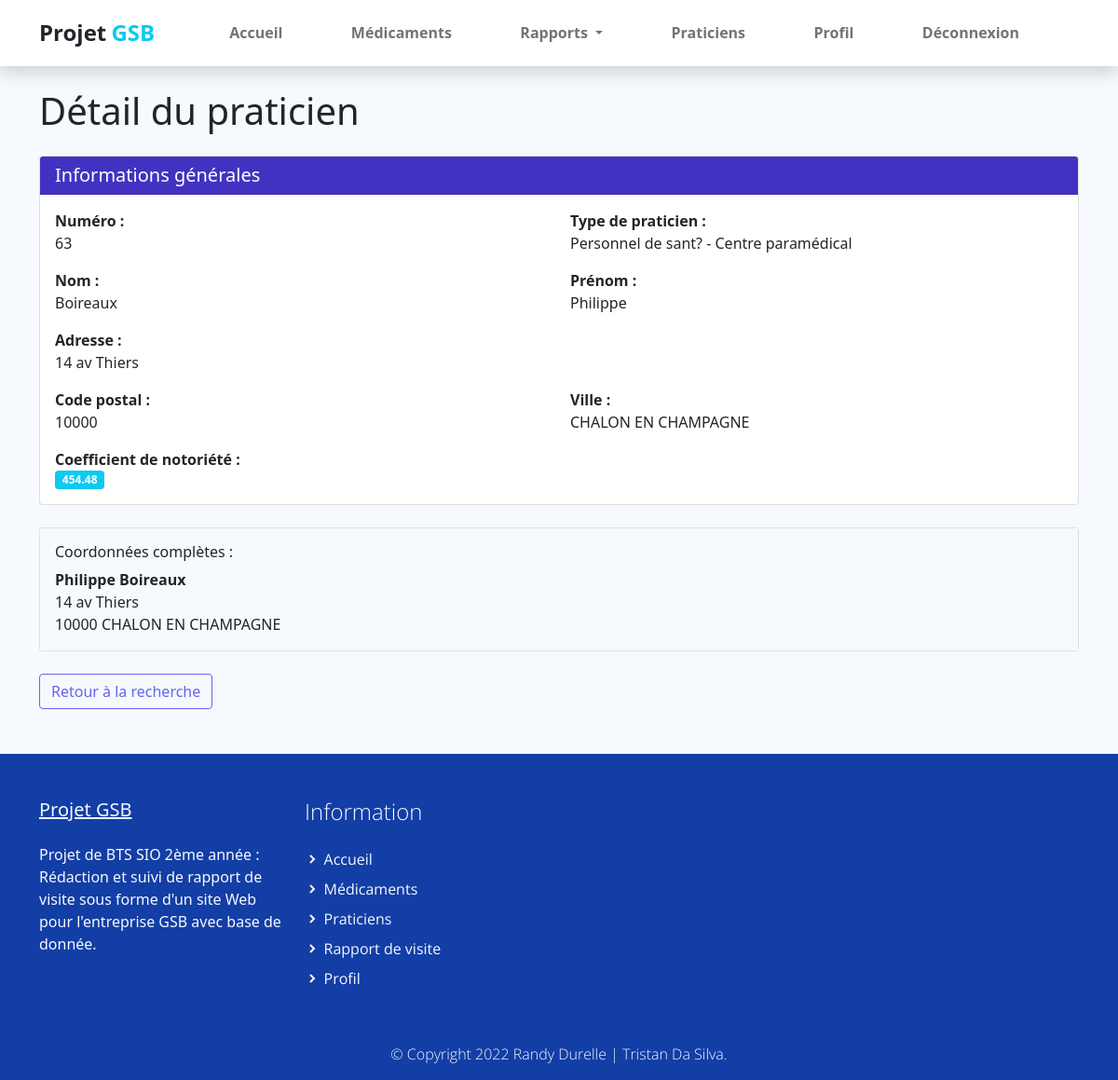
The app's page /index.php?uc=rapports&action=detailPraticien&pra=63 (signed in) with its own data.
### tables this page shows
CREATE TABLE IF NOT EXISTS `praticien` (
  `PRA_NUM` int(11) NOT NULL,
  `PRA_PRENOM` varchar(30) DEFAULT NULL,
  `PRA_NOM` varchar(30) DEFAULT NULL,
  `PRA_ADRESSE` varchar(50) DEFAULT NULL,
  `PRA_CP` varchar(5) DEFAULT NULL,
  `PRA_VILLE` varchar(25) DEFAULT NULL,
  `PRA_COEFNOTORIETE` float DEFAULT NULL,
  `PRA_COEFCONFIANCE` float DEFAULT NULL,
  `TYP_CODE` varchar(3) NOT NULL,
  PRIMARY KEY (`PRA_NUM`),
  KEY `praticien_type_praticien0_FK` (`TYP_CODE`)
);

CREATE TABLE IF NOT EXISTS `type_praticien` (
  `TYP_CODE` varchar(3) NOT NULL,
  `TYP_LIBELLE` varchar(25) DEFAULT NULL,
  `TYP_LIEU` varchar(35) DEFAULT NULL,
  PRIMARY KEY (`TYP_CODE`)
);

### modele/praticien.modele.inc.php (called while the page is built, shortened)
<?php
function getPraticienComplet($num)
{
    try {
        $pdo = connexionPDO();
        $sql = 'SELECT p.*, t.TYP_LIBELLE, t.TYP_LIEU
                FROM praticien p
                LEFT JOIN type_praticien t ON p.TYP_CODE = t.TYP_CODE
                WHERE p.PRA_NUM = :num';
        $stmt = $pdo->prepare($sql);
        $stmt->bindValue(':num', $num, PDO::PARAM_INT);
        $stmt->execute();
        return $stmt->fetch(PDO::FETCH_ASSOC);
    } catch (PDOException $e) {
        print "Erreur ! : " . $e->getMessage();
        die();
    }
}

### vues/v_detailPraticien.php (the view)
<section class="container mt-4 mb-5">
    <h1 class="mb-4">Détail du praticien</h1>
    <div class="card mb-4">
        <div class="card-header bg-primary text-white">
            <h2 class="h5 mb-0">Informations générales</h2>
        </div>
        <div class="card-body">
            <div class="row mb-3">
                <div class="col-md-6">
                    <strong>Numéro :</strong><br>
                    <?= htmlspecialchars($praticien['PRA_NUM']) ?>
                </div>
                <div class="col-md-6">
                    <strong>Type de praticien :</strong><br>
                    <?php
                    if (!empty($praticien['TYP_LIBELLE'])) {
                        echo htmlspecialchars($praticien['TYP_LIBELLE']);
                        if (!empty($praticien['TYP_LIEU'])) {
                            echo ' - ' . htmlspecialchars($praticien['TYP_LIEU']);
                        }
                    } else {
                        echo 'Non renseigné';
                    }
                    ?>
                </div>
            </div>
            <div class="row mb-3">
                <div class="col-md-6">
                    <strong>Nom :</strong><br>
                    <?= htmlspecialchars($praticien['PRA_NOM']) ?>
                </div>
                <div class="col-md-6">
                    <strong>Prénom :</strong><br>
                    <?= htmlspecialchars($praticien['PRA_PRENOM']) ?>
                </div>
            </div>
            <div class="mb-3">
                <strong>Adresse :</strong><br>
                <?= htmlspecialchars($praticien['PRA_ADRESSE'] ?? 'Non renseignée') ?>
            </div>
            <div class="row mb-3">
                <div class="col-md-6">
                    <strong>Code postal :</strong><br>
                    <?= htmlspecialchars($praticien['PRA_CP'] ?? 'Non renseigné') ?>
                </div>
                <div class="col-md-6">
                    <strong>Ville :</strong><br>
                    <?= htmlspecialchars($praticien['PRA_VILLE'] ?? 'Non renseignée') ?>
                </div>
            </div>
            <div class="mb-0">
                <strong>Coefficient de notoriété :</strong><br>
                <?php
                if (isset($praticien['PRA_COEFNOTORIETE'])) {
                    echo '<span class="badge bg-info">' . htmlspecialchars($praticien['PRA_COEFNOTORIETE']) . '</span>';
                } else {
                    echo 'Non renseigné';
                }
                ?>
            </div>
        </div>
    </div>
    <div class="card">
        <div class="card-body bg-light">
            <h6 class="mb-2">Coordonnées complètes :</h6>
            <address class="mb-0">
                <strong><?= htmlspecialchars($praticien['PRA_PRENOM'] . ' ' . $praticien['PRA_NOM']) ?></strong><br>
                <?php if (!empty($praticien['PRA_ADRESSE'])): ?>
                    <?= htmlspecialchars($praticien['PRA_ADRESSE']) ?><br>
                <?php endif; ?>
                <?php if (!empty($praticien['PRA_CP']) || !empty($praticien['PRA_VILLE'])): ?>
                    <?= htmlspecialchars($praticien['PRA_CP']) ?>     <?= htmlspecialchars($praticien['PRA_VILLE']) ?>
                <?php endif; ?>
            </address>
        </div>
    </div>
    <div class="mt-4">
        <?php
        if (isset($_SESSION['criteres_recherche']) && !isset($retour)) {
            echo '<form method="POST" action="index.php?uc=rapports&action=rechercher" class="d-inline">';
            echo '<input type="hidden" name="date_debut" value="' . htmlspecialchars($_SESSION['criteres_recherche']['date_debut']) . '">';
            echo '<input type="hidden" name="date_fin" value="' . htmlspecialchars($_SESSION['criteres_recherche']['date_fin']) . '">';
            if (!empty($_SESSION['criteres_recherche']['praticien_num'])) {
                echo '<input type="hidden" name="praticien_num" value="' . htmlspecialchars($_SESSION['criteres_recherche']['praticien_num']) . '">';
            }
            echo '<button type="submit" class="btn btn-secondary">Retour aux résultats de recherche</button>';
            echo '</form>';
            echo '<a href="index.php?uc=rapports&action=consulter" class="btn btn-outline-secondary ms-2">Retour à la recherche</a>';
        } elseif (isset($retour) && $retour == 'nouveaux') {
            echo '<a href="javascript:history.back()" class="btn btn-outline-secondary">Retour au rapport</a>';
        } else {
            echo '<a href="index.php?uc=rapports&action=consulter" class="btn btn-outline-secondary">Retour à la recherche</a>';
        }
        ?>
    </div>
</section>

### assets/css/gsb.css (style rules this page uses)
p, a { font-weight: 400; }

### assets/css/custom.css (style rules this page uses)
body, html { height: 100%; margin: 0; padding: 0; }
body { background: #f6f9fe !important; width: 100%; position: relative; display: table; }
.bg-light { background-color: #f6f9fe; }

### records on screen
praticien: PRA_NUM "63", TYP_CODE.TYP_LIBELLE "Personnel de sant?", TYP_CODE.TYP_LIEU "Centre paramédical", PRA_NOM "Boireaux", PRA_PRENOM "Philippe", PRA_ADRESSE "14 av Thiers", PRA_CP "10000", PRA_VILLE "CHALON EN CHAMPAGNE", PRA_COEFNOTORIETE "454.48", PRA_PRENOM+PRA_NOM "Philippe Boireaux"
